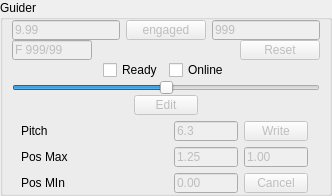
       <widget class="QGroupBox" name="gbGuider">
        <property name="title">
         <string>Guider</string>
        </property>
        <layout class="QVBoxLayout" name="verticalLayout_14">
         <property name="spacing">
          <number>0</number>
         </property>
         <property name="leftMargin">
          <number>0</number>
         </property>
         <property name="topMargin">
          <number>0</number>
         </property>
         <property name="rightMargin">
          <number>0</number>
         </property>
         <property name="bottomMargin">
          <number>0</number>
         </property>
         <item>
          <widget class="QGroupBox" name="groupBox_54">
           <property name="maximumSize">
            <size>
             <width>16777215</width>
             <height>30</height>
            </size>
           </property>
           <property name="styleSheet">
            <string notr="true">QGroupBox {
    border: none;
    margin-top: 0px;
}
</string>
           </property>
           <property name="title">
            <string/>
           </property>
           <layout class="QHBoxLayout" name="horizontalLayout_36">
            <property name="topMargin">
             <number>0</number>
            </property>
            <property name="bottomMargin">
             <number>0</number>
            </property>
            <item>
             <widget class="QLineEdit" name="txtGuidePosIstUI">
              <property name="enabled">
               <bool>false</bool>
              </property>
              <property name="maximumSize">
               <size>
                <width>16777215</width>
                <height>20</height>
               </size>
              </property>
              <property name="text">
               <string>9.99</string>
              </property>
             </widget>
            </item>
            <item>
             <widget class="QPushButton" name="btnGuideEngaged">
              <property name="enabled">
               <bool>false</bool>
              </property>
              <property name="maximumSize">
               <size>
                <width>16777215</width>
                <height>20</height>
               </size>
              </property>
              <property name="text">
               <string>engaged</string>
              </property>
             </widget>
            </item>
            <item>
             <widget class="QLineEdit" name="txtGuideIstSpeedUI">
              <property name="enabled">
               <bool>false</bool>
              </property>
              <property name="maximumSize">
               <size>
                <width>16777215</width>
                <height>20</height>
               </size>
              </property>
              <property name="text">
               <string>999</string>
              </property>
             </widget>
            </item>
           </layout>
          </widget>
         </item>
         <item>
          <widget class="QGroupBox" name="groupBox_53">
           <property name="maximumSize">
            <size>
             <width>16777215</width>
             <height>30</height>
            </size>
           </property>
           <property name="styleSheet">
            <string notr="true">QGroupBox {
    border: none;
    margin-top: 0px;
}
</string>
           </property>
           <property name="title">
            <string/>
           </property>
           <layout class="QHBoxLayout" name="horizontalLayout_37">
            <property name="topMargin">
             <number>0</number>
            </property>
            <property name="bottomMargin">
             <number>0</number>
            </property>
            <item>
             <widget class="QLineEdit" name="txtGuideStatus">
              <property name="enabled">
               <bool>false</bool>
              </property>
              <property name="maximumSize">
               <size>
                <width>80</width>
                <height>20</height>
               </size>
              </property>
              <property name="text">
               <string>F 999/99</string>
              </property>
             </widget>
            </item>
            <item>
             <spacer name="horizontalSpacer_41">
              <property name="orientation">
               <enum>Qt::Orientation::Horizontal</enum>
              </property>
              <property name="sizeHint" stdset="0">
               <size>
                <width>40</width>
                <height>20</height>
               </size>
              </property>
             </spacer>
            </item>
            <item>
             <widget class="QPushButton" name="btnGuideReset">
              <property name="enabled">
               <bool>false</bool>
              </property>
              <property name="maximumSize">
               <size>
                <width>16777215</width>
                <height>20</height>
               </size>
              </property>
              <property name="text">
               <string>Reset</string>
              </property>
             </widget>
            </item>
           </layout>
          </widget>
         </item>
         <item>
          <widget class="QGroupBox" name="groupBox_50">
           <property name="maximumSize">
            <size>
             <width>16777215</width>
             <height>30</height>
            </size>
           </property>
           <property name="styleSheet">
            <string notr="true">QGroupBox {
    border: none;
    margin-top: 0px;
}
</string>
           </property>
           <property name="title">
            <string/>
           </property>
           <layout class="QHBoxLayout" name="horizontalLayout_38">
            <property name="topMargin">
             <number>0</number>
            </property>
            <property name="bottomMargin">
             <number>0</number>
            </property>
            <item>
             <spacer name="horizontalSpacer_39">
              <property name="orientation">
               <enum>Qt::Orientation::Horizontal</enum>
              </property>
              <property name="sizeHint" stdset="0">
               <size>
                <width>40</width>
                <height>20</height>
               </size>
              </property>
             </spacer>
            </item>
            <item>
             <widget class="QCheckBox" name="cbGuideReady">
              <property name="maximumSize">
               <size>
                <width>16777215</width>
                <height>20</height>
               </size>
              </property>
              <property name="text">
               <string>Ready</string>
              </property>
             </widget>
            </item>
            <item>
             <widget class="QCheckBox" name="cbGuideOnline">
              <property name="maximumSize">
               <size>
                <width>16777215</width>
                <height>20</height>
               </size>
              </property>
              <property name="text">
               <string>Online</string>
              </property>
             </widget>
            </item>
            <item>
             <spacer name="horizontalSpacer_40">
              <property name="orientation">
               <enum>Qt::Orientation::Horizontal</enum>
              </property>
              <property name="sizeHint" stdset="0">
               <size>
                <width>40</width>
                <height>20</height>
               </size>
              </property>
             </spacer>
            </item>
           </layout>
          </widget>
         </item>
         <item>
          <widget class="QGroupBox" name="groupBox_51">
           <property name="maximumSize">
            <size>
             <width>16777215</width>
             <height>30</height>
            </size>
           </property>
           <property name="styleSheet">
            <string notr="true">QGroupBox {
    border: none;
    margin-top: 0px;
}
</string>
           </property>
           <property name="title">
            <string/>
           </property>
           <layout class="QHBoxLayout" name="horizontalLayout_39">
            <property name="topMargin">
             <number>0</number>
            </property>
            <property name="bottomMargin">
             <number>0</number>
            </property>
            <item>
             <widget class="QSlider" name="sldGuideSpeed">
              <property name="maximumSize">
               <size>
                <width>16777215</width>
                <height>20</height>
               </size>
              </property>
              <property name="minimum">
               <number>-32767</number>
              </property>
              <property name="maximum">
               <number>32767</number>
              </property>
              <property name="orientation">
               <enum>Qt::Orientation::Horizontal</enum>
              </property>
             </widget>
            </item>
           </layout>
          </widget>
         </item>
         <item>
          <widget class="QGroupBox" name="groupBox_52">
           <property name="styleSheet">
            <string notr="true">QGroupBox {
    border: none;
    margin-top: 0px;
}
</string>
           </property>
           <property name="title">
            <string/>
           </property>
           <layout class="QVBoxLayout" name="verticalLayout_15">
            <property name="topMargin">
             <number>0</number>
            </property>
            <property name="bottomMargin">
             <number>0</number>
            </property>
            <item>
             <widget class="QGroupBox" name="groupBox_7">
              <property name="styleSheet">
               <string notr="true">QGroupBox {
    border: none;
    margin-top: 0px;
}
</string>
              </property>
              <property name="title">
               <string/>
              </property>
              <layout class="QHBoxLayout" name="horizontalLayout_48">
               <property name="spacing">
                <number>0</number>
               </property>
               <property name="leftMargin">
                <number>0</number>
               </property>
               <property name="topMargin">
                <number>0</number>
               </property>
               <property name="rightMargin">
                <number>0</number>
               </property>
               <property name="bottomMargin">
                <number>0</number>
               </property>
               <item>
                <spacer name="horizontalSpacer_34">
                 <property name="orientation">
                  <enum>Qt::Orientation::Horizontal</enum>
                 </property>
                 <property name="sizeHint" stdset="0">
                  <size>
                   <width>40</width>
                   <height>20</height>
                  </size>
                 </property>
                </spacer>
               </item>
               <item>
                <widget class="QPushButton" name="btnGuideEdit">
                 <property name="enabled">
                  <bool>false</bool>
                 </property>
                 <property name="maximumSize">
                  <size>
                   <width>64</width>
                   <height>20</height>
                  </size>
                 </property>
                 <property name="text">
                  <string>Edit</string>
                 </property>
                </widget>
               </item>
               <item>
                <spacer name="horizontalSpacer_2">
                 <property name="orientation">
                  <enum>Qt::Orientation::Horizontal</enum>
                 </property>
                 <property name="sizeHint" stdset="0">
                  <size>
                   <width>64</width>
                   <height>20</height>
                  </size>
                 </property>
                </spacer>
               </item>
              </layout>
             </widget>
            </item>
            <item>
             <widget class="QGroupBox" name="groupBox_55">
              <property name="maximumSize">
               <size>
                <width>16777215</width>
                <height>30</height>
               </size>
              </property>
              <property name="styleSheet">
               <string notr="true">QGroupBox {
    border: none;
    margin-top: 0px;
}
</string>
              </property>
              <property name="title">
               <string/>
              </property>
              <layout class="QHBoxLayout" name="horizontalLayout_42">
               <property name="topMargin">
                <number>0</number>
               </property>
               <property name="rightMargin">
                <number>12</number>
               </property>
               <property name="bottomMargin">
                <number>0</number>
               </property>
               <item>
                <widget class="QLabel" name="label_28">
                 <property name="maximumSize">
                  <size>
                   <width>16777215</width>
                   <height>20</height>
                  </size>
                 </property>
                 <property name="text">
                  <string>Pitch</string>
                 </property>
                </widget>
               </item>
               <item>
                <widget class="QLineEdit" name="txtGuidePitch">
                 <property name="enabled">
                  <bool>false</bool>
                 </property>
                 <property name="minimumSize">
                  <size>
                   <width>64</width>
                   <height>0</height>
                  </size>
                 </property>
                 <property name="maximumSize">
                  <size>
                   <width>64</width>
                   <height>20</height>
                  </size>
                 </property>
                 <property name="text">
                  <string>6.3</string>
                 </property>
                </widget>
               </item>
               <item>
                <widget class="QPushButton" name="btnGuideWrite">
                 <property name="enabled">
                  <bool>false</bool>
                 </property>
                 <property name="maximumSize">
                  <size>
                   <width>64</width>
                   <height>20</height>
                  </size>
                 </property>
                 <property name="text">
                  <string>Write</string>
                 </property>
                </widget>
               </item>
              </layout>
             </widget>
            </item>
            <item>
             <widget class="QGroupBox" name="groupBox_57">
              <property name="maximumSize">
               <size>
                <width>16777215</width>
                <height>30</height>
               </size>
              </property>
              <property name="styleSheet">
               <string notr="true">QGroupBox {
    border: none;
    margin-top: 0px;
}
</string>
              </property>
              <property name="title">
               <string/>
              </property>
              <layout class="QHBoxLayout" name="horizontalLayout_41">
               <property name="topMargin">
                <number>0</number>
               </property>
               <property name="rightMargin">
                <number>12</number>
               </property>
               <property name="bottomMargin">
                <number>0</number>
               </property>
               <item>
                <widget class="QLabel" name="label_29">
                 <property name="maximumSize">
                  <size>
                   <width>16777215</width>
                   <height>20</height>
                  </size>
                 </property>
                 <property name="text">
                  <string>Pos Max</string>
                 </property>
                </widget>
               </item>
               <item>
                <widget class="QLineEdit" name="txtGuidePosMax">
                 <property name="enabled">
                  <bool>false</bool>
                 </property>
                 <property name="minimumSize">
                  <size>
                   <width>64</width>
                   <height>0</height>
                  </size>
                 </property>
                 <property name="maximumSize">
                  <size>
                   <width>64</width>
                   <height>20</height>
                  </size>
                 </property>
                 <property name="text">
                  <string>1.25</string>
                 </property>
                </widget>
               </item>
               <item>
                <widget class="QLineEdit" name="txtGuidePosMaxMax">
                 <property name="enabled">
                  <bool>false</bool>
                 </property>
                 <property name="maximumSize">
                  <size>
                   <width>64</width>
                   <height>20</height>
                  </size>
                 </property>
                 <property name="text">
                  <string>1.00</string>
                 </property>
                </widget>
               </item>
              </layout>
             </widget>
            </item>
            <item>
             <widget class="QGroupBox" name="groupBox_56">
              <property name="maximumSize">
               <size>
                <width>16777215</width>
                <height>30</height>
               </size>
              </property>
              <property name="title">
               <string/>
              </property>
              <layout class="QHBoxLayout" name="horizontalLayout_43">
               <property name="topMargin">
                <number>0</number>
               </property>
               <property name="rightMargin">
                <number>12</number>
               </property>
               <property name="bottomMargin">
                <number>0</number>
               </property>
               <item>
                <widget class="QLabel" name="label_30">
                 <property name="maximumSize">
                  <size>
                   <width>16777215</width>
                   <height>20</height>
                  </size>
                 </property>
                 <property name="text">
                  <string>Pos MIn</string>
                 </property>
                </widget>
               </item>
               <item>
                <widget class="QLineEdit" name="txtGuidePosMin">
                 <property name="enabled">
                  <bool>false</bool>
                 </property>
                 <property name="minimumSize">
                  <size>
                   <width>64</width>
                   <height>0</height>
                  </size>
                 </property>
                 <property name="maximumSize">
                  <size>
                   <width>64</width>
                   <height>20</height>
                  </size>
                 </property>
                 <property name="text">
                  <string>0.00</string>
                 </property>
                </widget>
               </item>
               <item>
                <widget class="QPushButton" name="btnGuideCancel">
                 <property name="enabled">
                  <bool>false</bool>
                 </property>
                 <property name="maximumSize">
                  <size>
                   <width>64</width>
                   <height>20</height>
                  </size>
                 </property>
                 <property name="text">
                  <string>Cancel</string>
                 </property>
                </widget>
               </item>
              </layout>
             </widget>
            </item>
           </layout>
          </widget>
         </item>
        </layout>
       </widget>
